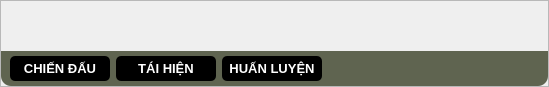
    <widget class="QFrame" name="frame_9">
     <property name="minimumSize">
      <size>
       <width>0</width>
       <height>0</height>
      </size>
     </property>
     <property name="maximumSize">
      <size>
       <width>16777215</width>
       <height>80</height>
      </size>
     </property>
     <property name="frameShape">
      <enum>QFrame::StyledPanel</enum>
     </property>
     <property name="frameShadow">
      <enum>QFrame::Raised</enum>
     </property>
     <layout class="QVBoxLayout" name="verticalLayout_5">
      <property name="spacing">
       <number>0</number>
      </property>
      <property name="leftMargin">
       <number>0</number>
      </property>
      <property name="topMargin">
       <number>0</number>
      </property>
      <property name="rightMargin">
       <number>0</number>
      </property>
      <property name="bottomMargin">
       <number>0</number>
      </property>
      <item>
       <widget class="QLabel" name="label">
        <property name="sizePolicy">
         <sizepolicy hsizetype="Expanding" vsizetype="Minimum">
          <horstretch>0</horstretch>
          <verstretch>0</verstretch>
         </sizepolicy>
        </property>
        <property name="minimumSize">
         <size>
          <width>0</width>
          <height>50</height>
         </size>
        </property>
        <property name="maximumSize">
         <size>
          <width>16777215</width>
          <height>50</height>
         </size>
        </property>
        <property name="styleSheet">
         <string notr="true">margin: 0;
padding: 0;</string>
        </property>
        <property name="text">
         <string/>
        </property>
        <property name="pixmap">
         <pixmap resource="resource.qrc">:/Untitled.png</pixmap>
        </property>
        <property name="scaledContents">
         <bool>true</bool>
        </property>
        <property name="alignment">
         <set>Qt::AlignCenter</set>
        </property>
       </widget>
      </item>
      <item>
       <widget class="QFrame" name="frame_2">
        <property name="minimumSize">
         <size>
          <width>0</width>
          <height>35</height>
         </size>
        </property>
        <property name="maximumSize">
         <size>
          <width>16777215</width>
          <height>40</height>
         </size>
        </property>
        <property name="styleSheet">
         <string notr="true">QFrame#frame_2 {
background-color: rgb(95, 100, 80);
border-bottom-right-radius: 10;
border-bottom-left-radius: 10;
}</string>
        </property>
        <property name="frameShape">
         <enum>QFrame::StyledPanel</enum>
        </property>
        <property name="frameShadow">
         <enum>QFrame::Raised</enum>
        </property>
        <layout class="QHBoxLayout" name="horizontalLayout_3">
         <property name="topMargin">
          <number>3</number>
         </property>
         <property name="bottomMargin">
          <number>3</number>
         </property>
         <item>
          <widget class="QPushButton" name="pushButton_8">
           <property name="sizePolicy">
            <sizepolicy hsizetype="Maximum" vsizetype="Maximum">
             <horstretch>0</horstretch>
             <verstretch>0</verstretch>
            </sizepolicy>
           </property>
           <property name="minimumSize">
            <size>
             <width>100</width>
             <height>25</height>
            </size>
           </property>
           <property name="maximumSize">
            <size>
             <width>100</width>
             <height>25</height>
            </size>
           </property>
           <property name="font">
            <font>
             <family>MS Shell Dlg 2</family>
             <pointsize>10</pointsize>
             <weight>75</weight>
             <bold>true</bold>
            </font>
           </property>
           <property name="autoFillBackground">
            <bool>false</bool>
           </property>
           <property name="styleSheet">
            <string notr="true">color: rgb(255, 255, 255);
background-color: rgba(0, 0, 0);
border: none;
border-radius: 5px;</string>
           </property>
           <property name="text">
            <string>CHIẾN ĐẤU</string>
           </property>
           <property name="flat">
            <bool>false</bool>
           </property>
          </widget>
         </item>
         <item>
          <widget class="QPushButton" name="pushButton_5">
           <property name="minimumSize">
            <size>
             <width>100</width>
             <height>25</height>
            </size>
           </property>
           <property name="maximumSize">
            <size>
             <width>100</width>
             <height>25</height>
            </size>
           </property>
           <property name="font">
            <font>
             <family>MS Shell Dlg 2</family>
             <pointsize>10</pointsize>
             <weight>75</weight>
             <bold>true</bold>
            </font>
           </property>
           <property name="autoFillBackground">
            <bool>false</bool>
           </property>
           <property name="styleSheet">
            <string notr="true">color: rgb(255, 255, 255);
background-color: rgba(0, 0, 0);
border: none;
border-radius: 5px;</string>
           </property>
           <property name="text">
            <string>TÁI HIỆN</string>
           </property>
           <property name="flat">
            <bool>false</bool>
           </property>
          </widget>
         </item>
         <item>
          <widget class="QPushButton" name="pushButton_9">
           <property name="minimumSize">
            <size>
             <width>100</width>
             <height>25</height>
            </size>
           </property>
           <property name="maximumSize">
            <size>
             <width>100</width>
             <height>25</height>
            </size>
           </property>
           <property name="font">
            <font>
             <family>MS Shell Dlg 2</family>
             <pointsize>10</pointsize>
             <weight>75</weight>
             <bold>true</bold>
            </font>
           </property>
           <property name="autoFillBackground">
            <bool>false</bool>
           </property>
           <property name="styleSheet">
            <string notr="true">color: rgb(255, 255, 255);
background-color: rgba(0, 0, 0);
border: none;
border-radius: 5px;</string>
           </property>
           <property name="text">
            <string>HUẤN LUYỆN</string>
           </property>
           <property name="flat">
            <bool>false</bool>
           </property>
          </widget>
         </item>
         <item>
          <widget class="QPushButton" name="pushButton">
           <property name="enabled">
            <bool>true</bool>
           </property>
           <property name="sizePolicy">
            <sizepolicy hsizetype="Fixed" vsizetype="Fixed">
             <horstretch>0</horstretch>
             <verstretch>0</verstretch>
            </sizepolicy>
           </property>
           <property name="minimumSize">
            <size>
             <width>20</width>
             <height>20</height>
            </size>
           </property>
           <property name="maximumSize">
            <size>
             <width>25</width>
             <height>25</height>
            </size>
           </property>
           <property name="autoFillBackground">
            <bool>false</bool>
           </property>
           <property name="styleSheet">
            <string notr="true">background-color: rgba(255, 255, 255, 0)</string>
           </property>
           <property name="text">
            <string/>
           </property>
           <property name="icon">
            <iconset resource="resource.qrc">
             <normaloff>:/user.png</normaloff>:/user.png</iconset>
           </property>
           <property name="iconSize">
            <size>
             <width>20</width>
             <height>20</height>
            </size>
           </property>
           <property name="flat">
            <bool>true</bool>
           </property>
          </widget>
         </item>
         <item>
          <widget class="QPushButton" name="pushButton_2">
           <property name="enabled">
            <bool>true</bool>
           </property>
           <property name="sizePolicy">
            <sizepolicy hsizetype="Fixed" vsizetype="Fixed">
             <horstretch>0</horstretch>
             <verstretch>0</verstretch>
            </sizepolicy>
           </property>
           <property name="minimumSize">
            <size>
             <width>20</width>
             <height>20</height>
            </size>
           </property>
           <property name="maximumSize">
            <size>
             <width>25</width>
             <height>25</height>
            </size>
           </property>
           <property name="autoFillBackground">
            <bool>false</bool>
           </property>
           <property name="text">
            <string/>
           </property>
           <property name="icon">
            <iconset resource="resource.qrc">
             <normaloff>:/warning.png</normaloff>:/warning.png</iconset>
           </property>
           <property name="iconSize">
            <size>
             <width>20</width>
             <height>20</height>
            </size>
           </property>
           <property name="flat">
            <bool>true</bool>
           </property>
          </widget>
         </item>
         <item>
          <widget class="QPushButton" name="pushButton_3">
           <property name="enabled">
            <bool>true</bool>
           </property>
           <property name="sizePolicy">
            <sizepolicy hsizetype="Fixed" vsizetype="Fixed">
             <horstretch>0</horstretch>
             <verstretch>0</verstretch>
            </sizepolicy>
           </property>
           <property name="minimumSize">
            <size>
             <width>20</width>
             <height>20</height>
            </size>
           </property>
           <property name="maximumSize">
            <size>
             <width>25</width>
             <height>25</height>
            </size>
           </property>
           <property name="autoFillBackground">
            <bool>false</bool>
           </property>
           <property name="text">
            <string/>
           </property>
           <property name="icon">
            <iconset resource="resource.qrc">
             <normaloff>:/delete.png</normaloff>:/delete.png</iconset>
           </property>
           <property name="iconSize">
            <size>
             <width>20</width>
             <height>20</height>
            </size>
           </property>
           <property name="flat">
            <bool>true</bool>
           </property>
          </widget>
         </item>
         <item>
          <widget class="QPushButton" name="pushButton_4">
           <property name="enabled">
            <bool>true</bool>
           </property>
           <property name="sizePolicy">
            <sizepolicy hsizetype="Fixed" vsizetype="Fixed">
             <horstretch>0</horstretch>
             <verstretch>0</verstretch>
            </sizepolicy>
           </property>
           <property name="minimumSize">
            <size>
             <width>20</width>
             <height>20</height>
            </size>
           </property>
           <property name="maximumSize">
            <size>
             <width>25</width>
             <height>25</height>
            </size>
           </property>
           <property name="autoFillBackground">
            <bool>false</bool>
           </property>
           <property name="text">
            <string/>
           </property>
           <property name="icon">
            <iconset resource="resource.qrc">
             <normaloff>:/line-chart.png</normaloff>:/line-chart.png</iconset>
           </property>
           <property name="iconSize">
            <size>
             <width>20</width>
             <height>20</height>
            </size>
           </property>
           <property name="flat">
            <bool>true</bool>
           </property>
          </widget>
         </item>
         <item>
          <widget class="QPushButton" name="pushButton_6">
           <property name="enabled">
            <bool>true</bool>
           </property>
           <property name="sizePolicy">
            <sizepolicy hsizetype="Fixed" vsizetype="Fixed">
             <horstretch>0</horstretch>
             <verstretch>0</verstretch>
            </sizepolicy>
           </property>
           <property name="minimumSize">
            <size>
             <width>20</width>
             <height>20</height>
            </size>
           </property>
           <property name="maximumSize">
            <size>
             <width>25</width>
             <height>25</height>
            </size>
           </property>
           <property name="autoFillBackground">
            <bool>false</bool>
           </property>
           <property name="text">
            <string/>
           </property>
           <property name="icon">
            <iconset resource="resource.qrc">
             <normaloff>:/information.png</normaloff>:/information.png</iconset>
           </property>
           <property name="iconSize">
            <size>
             <width>20</width>
             <height>20</height>
            </size>
           </property>
           <property name="flat">
            <bool>true</bool>
           </property>
          </widget>
         </item>
         <item>
          <widget class="QPushButton" name="pushButton_7">
           <property name="enabled">
            <bool>true</bool>
           </property>
           <property name="sizePolicy">
            <sizepolicy hsizetype="Fixed" vsizetype="Fixed">
             <horstretch>0</horstretch>
             <verstretch>0</verstretch>
            </sizepolicy>
           </property>
           <property name="minimumSize">
            <size>
             <width>20</width>
             <height>20</height>
            </size>
           </property>
           <property name="maximumSize">
            <size>
             <width>25</width>
             <height>25</height>
            </size>
           </property>
           <property name="autoFillBackground">
            <bool>false</bool>
           </property>
           <property name="text">
            <string/>
           </property>
           <property name="icon">
            <iconset resource="resource.qrc">
             <normaloff>:/question.png</normaloff>:/question.png</iconset>
           </property>
           <property name="iconSize">
            <size>
             <width>20</width>
             <height>20</height>
            </size>
           </property>
           <property name="flat">
            <bool>true</bool>
           </property>
          </widget>
         </item>
         <item>
          <widget class="QPushButton" name="pushButton_10">
           <property name="enabled">
            <bool>true</bool>
           </property>
           <property name="sizePolicy">
            <sizepolicy hsizetype="Fixed" vsizetype="Fixed">
             <horstretch>0</horstretch>
             <verstretch>0</verstretch>
            </sizepolicy>
           </property>
           <property name="minimumSize">
            <size>
             <width>20</width>
             <height>20</height>
            </size>
           </property>
           <property name="maximumSize">
            <size>
             <width>25</width>
             <height>25</height>
            </size>
           </property>
           <property name="autoFillBackground">
            <bool>false</bool>
           </property>
           <property name="text">
            <string/>
           </property>
           <property name="icon">
            <iconset resource="resource.qrc">
             <normaloff>:/power.png</normaloff>:/power.png</iconset>
           </property>
           <property name="iconSize">
            <size>
             <width>20</width>
             <height>20</height>
            </size>
           </property>
           <property name="flat">
            <bool>true</bool>
           </property>
          </widget>
         </item>
        </layout>
       </widget>
      </item>
     </layout>
    </widget>
